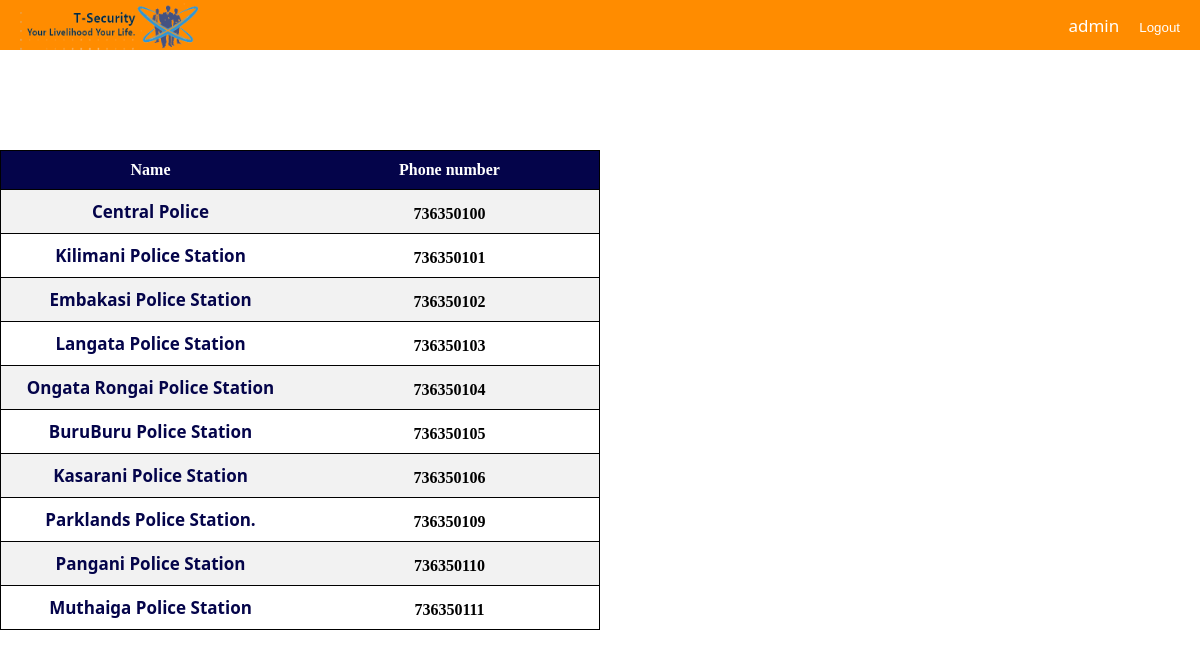
The app's page /Front-end/Dispatcher/police.php (signed in) with its own data.
### tables this page shows
CREATE TABLE `policestations` (
  `id` int(255) NOT NULL,
  `name` varchar(255) NOT NULL,
  `location` varchar(255) NOT NULL,
  `number` int(255) NOT NULL
);

### Front-end/Dispatcher/police.php (the view, shortened to what this page needs)
<?php
 require '../../Back-end/connection.php';
$police = mysqli_query($connection, "SELECT * FROM policestations");
?>
<!DOCTYPE html>
<html lang="en">
<head>
    <link rel="stylesheet" href="styles/police.css" >
</head>
<body>
    <header>
        <nav>
            <div class="icon">
                <img src="../../images/logos/company-logo.png" alt="company logo">
            </div>
            <div class="nav-bar">
                <?php
                if(!isset($_SESSION['username'])){
                    header("location: login.html");
                }
                else{
                      echo '<a href="dispatcherprofile.php">'.$_SESSION['username'].'</a>';
                      echo "
                      <form action='../../back-end/dispatcher/destroy.php' method='post'>
                         <a id='logout'> <input type='submit' value='Logout' id='logout'></a>
                      </form>";
                    }
                ?>
            </div>
        </nav>
    </header>
    <main class="police">
        <div class="left">
        <?php
        if(mysqli_num_rows($police) > 0 ) {
        ?>
            <table>
                <tr>
                    <th>Name</th>
                    <th>Phone number</th>
                </tr>
        <?php
            while($row = mysqli_fetch_assoc($police)){
        ?>
                <tr>
                    <td><a href=""><?php echo $row['name'];?></a></td>
                    <td><?php echo $row['number'];?></td>
                </tr>
        <?php
            }
        ?>
            </table>
        <?php
            }
            else{
                echo "No results found.".mysqli_error($connection);
            }
        ?>
        </div>
    </main>
</body>
</html>

### Front-end/Dispatcher/styles/police.css (style rules this page uses)
* { box-sizing: border-box; margin: 0; padding: 0; color: white; }
nav { display: flex; background-color: #FF8C00; height: 50px; justify-content: space-between; width: 100%; }
.icon img { height: 50px; width: 200px; padding: 0 0 0 20px; margin: 0; }
a { font-size: 17px; display: inline-block; text-decoration: none; font-family: 'Segoe UI', Tahoma, Geneva, Verdana, sans-serif; }
.nav-bar { display: flex; align-items: center; justify-content: space-around; margin-right: 20px; }
#logout { border: none; color: white; background-color: #FF8C00; }
.nav-bar > a { padding: 10px; margin: 10px; }
table { border: 1px solid black; width: 100%; border-collapse: collapse; }
td,th { color: black; height: 30px; text-align: center; vertical-align: bottom; padding: 10px; border-bottom: 1px solid black; font-weight: 700; }
th { background-color: #04044A; color: white; width: 50%; }
tr:nth-child(even) { background-color: #f2f2f2; }
.police { display: flex; }
table a { color: #04044A; }
.left { margin-top: 20px; height: 80vh; width: 50%; color: #04044A; align-content: center; }

### records on screen
policestations: name "Central Police", number "736350100"
policestations: name "Kilimani Police Station", number "736350101"
policestations: name "Embakasi Police Station", number "736350102"
policestations: name "Langata Police Station", number "736350103"
policestations: name "Ongata Rongai Police Station", number "736350104"
policestations: name "BuruBuru Police Station", number "736350105"
policestations: name "Kasarani Police Station", number "736350106"
policestations: name "Parklands Police Station.", number "736350109"
policestations: name "Pangani Police Station", number "736350110"
policestations: name "Muthaiga Police Station", number "736350111"

### other values on screen
$_SESSION['username'] "admin"
